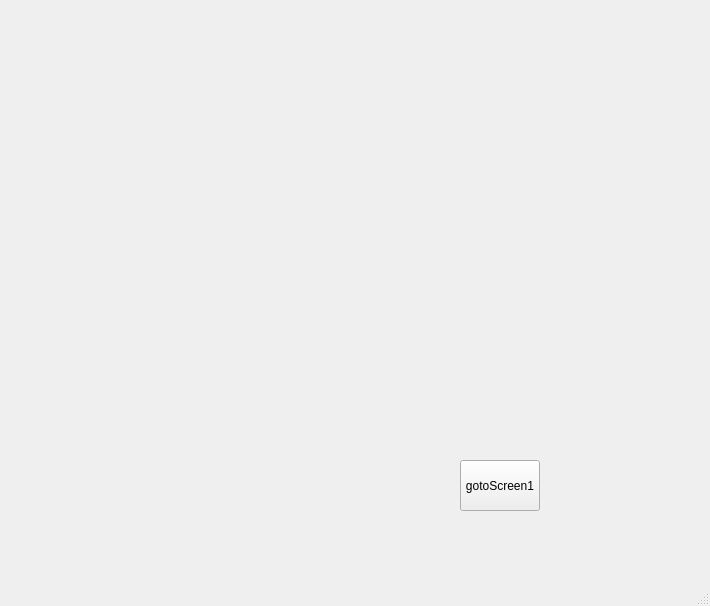
<?xml version="1.0" encoding="UTF-8"?>
<ui version="4.0">
 <class>menu</class>
 <widget class="QMainWindow" name="menu">
  <property name="geometry">
   <rect>
    <x>0</x>
    <y>0</y>
    <width>710</width>
    <height>606</height>
   </rect>
  </property>
  <property name="windowTitle">
   <string>MainWindow</string>
  </property>
  <widget class="QWidget" name="centralwidget">
   <widget class="QPushButton" name="mainWindowbutton">
    <property name="geometry">
     <rect>
      <x>460</x>
      <y>460</y>
      <width>80</width>
      <height>51</height>
     </rect>
    </property>
    <property name="text">
     <string>gotoScreen1</string>
    </property>
   </widget>
  </widget>
  <widget class="QMenuBar" name="menubar">
   <property name="geometry">
    <rect>
     <x>0</x>
     <y>0</y>
     <width>710</width>
     <height>21</height>
    </rect>
   </property>
  </widget>
  <widget class="QStatusBar" name="statusbar"/>
 </widget>
 <resources/>
 <connections/>
</ui>
